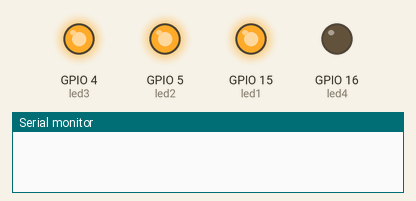
The sketch below on a simulated ESP32. On the bench: output pins drawn as LEDs (lit = HIGH), the last lines printed to the serial monitor. WiFi joins after 1.5 s; servers stay silent unless stated; the local clock reads 2024-03-15 10:24:30 at power-on unless the sketch sets it; the Firebase database answers and starts empty.

Above: at 0.1 s.
At 1.1 s:
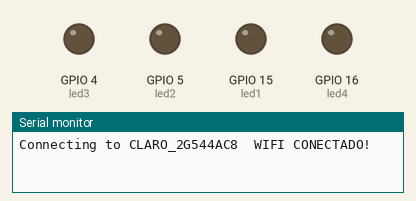
At 2.3 s:
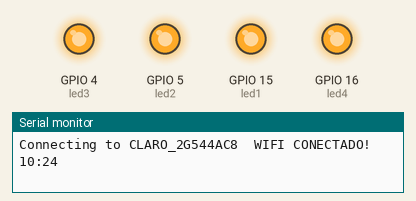
Timing chart, 0 to 4.9 s (numbered marks = the images above):
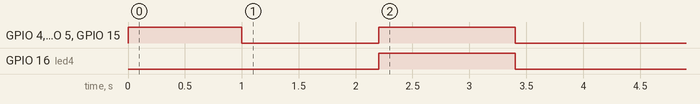

The sketch:

teste9.ino
```cpp
//Bibliotecas
#include <NTPClient.h>  // Biblioteca do NTP.
#include <WiFi.h>       // Biblioteca do WiFi.
#include <IOXhop_FirebaseESP32.h>
#include <ArduinoJson.h>

#define FIREBASE_HOST "https://projetoaulaextra-64b8d-default-rtdb.firebaseio.com"
#define FIREBASE_AUTH "XWj6EaNcf9tpwxrAjAM995NJxDjZSceyxjIiLyjd"
#define WIFI_SSID "CLARO_2G544AC8"
#define WIFI_PASSWORD "96544AC8"

//Conexão com wifi
const char* ssid = "CLARO_2G544AC8";
const char* password = "96544AC8";

// --------------Configuração de relógio online -------------------
const char* ntpServer1 = "c.st1.ntp.br"; //Endereço 1
const char* ntpServer2 = "pool.ntp.org";//Endereço 2
const long gmtOffset_sec = 0;
const int daylightOffset_sec = -3600*3;

int hrs = 0;
int mins = 0;

int Ch1;
int Cm1;
int Ch2;
int Cm2;
int Ch3;
int Cm3;
int Ch4;
int Cm4;
unsigned long tempoAtual     = 0;
unsigned long tempoAnterior1 = 0;
unsigned long tempoAnterior2 = 0;

struct tm timeinfo;


int led1 = 15;
int led2 = 5;                      // definição dos pinos de saidas
int led3 = 4;
int led4 = 16;


void printLocalTime() {

  if (!getLocalTime(&timeinfo)) {
    Serial.println("Não foi possivel obter o tempo");
    return;
  } //Caso não consiga buscar o horario
  Serial.println(&timeinfo, "%R");  //Saida horario monitor serial

  //delay(1000);
}


void setup() {
  Serial.begin(115200);

  configTime(gmtOffset_sec, daylightOffset_sec, ntpServer1, ntpServer2); //Configuração Time

  pinMode(led1, OUTPUT);  //Define o pino como saída
  pinMode(led2, OUTPUT);
  pinMode(led3, OUTPUT);
  pinMode(led3, OUTPUT);
  pinMode(led4, OUTPUT);
  pinMode(led4, OUTPUT);


  // Teste dos Leds da maleta
  digitalWrite(led1, HIGH);
  digitalWrite(led2, HIGH);
  digitalWrite(led3, HIGH);
  digitalWrite(led3, HIGH);
  digitalWrite(led3, HIGH);
  digitalWrite(led3, HIGH);
  delay(1000);
  digitalWrite(led1, LOW);
  digitalWrite(led2, LOW);
  digitalWrite(led3, LOW);
  digitalWrite(led3, LOW);
  digitalWrite(led3, LOW);
  digitalWrite(led3, LOW);

  Serial.printf("Connecting to %s ", ssid);
  WiFi.begin(ssid, password);

  Serial.println(" WIFI CONECTADO!");
 // delay(1000);

  Firebase.begin(FIREBASE_HOST, FIREBASE_AUTH);
}

// Busca no banco de dados os horários dos remédios de cada compartimento da maleta
void AlarmTools(){

  Ch1 = Firebase.getInt("maleta/C1/hora");
  Cm1 = Firebase.getInt("maleta/C1/minu");
  Ch2 = Firebase.getInt("maleta/C2/hora");
  Cm2 = Firebase.getInt("maleta/C2/minu");

  Ch3 = Firebase.getInt("maleta/C3/hora");
  Cm3 = Firebase.getInt("maleta/C3/minu");
  Ch4 = Firebase.getInt("maleta/C4/hora");
  Cm4 = Firebase.getInt("maleta/C4/minu");

  hrs = timeinfo.tm_hour;
  mins = timeinfo.tm_min;
}


void loop()
{
  tempoAtual = millis();

// Executa a tarefa a cada 1 segundo.
  if (tempoAtual >= (tempoAnterior1 + 1000)) { // Verfica se passou 1 segundo.
    tempoAnterior1 = tempoAtual;               // atualiza a variavel de verificação de passagem de tempo.
    AlarmTools();                              // Verifica se ocorreu alguma atualização na temporização dos remédios.
  }

  // Serial.println(Ch1);

  if(hrs == Ch1 && mins == Cm1 ){
    digitalWrite(led1, HIGH);
  }else{
    digitalWrite(led1,LOW);
  }

  if(hrs == Ch2 && mins == Cm2 ){
    digitalWrite(led2, HIGH);
  }else{
    digitalWrite(led2,LOW);
  }
  if(hrs == Ch3 && mins == Cm3 ){
    digitalWrite(led3, HIGH);
  }else{
    digitalWrite(led3,LOW);
  }
  if(hrs == Ch4 && mins == Cm4 ){
    digitalWrite(led4, HIGH);
  }else{
    digitalWrite(led4,LOW);
  }

  //delay(1000);
  printLocalTime();
}
```

Measured:
- by itself, GPIO 4 (led3), GPIO 5 (led2), GPIO 15 (led1): HIGH → LOW at 1.0 s, → HIGH 1.2 s later, → LOW 1.2 s later
- by itself, GPIO 16 (led4): LOW → HIGH at 2.2 s, → LOW 1.2 s later
